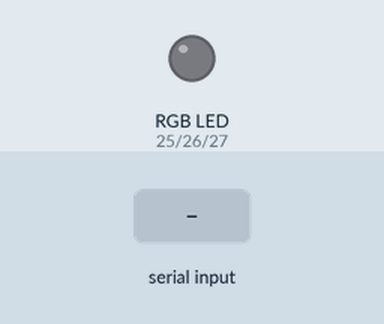
Bench run of a sketch on a simulated ESP32. Shown: an RGB LED mixed from three pins (HIGH = lit). The inputs (shaded band) are chosen by the test bench. Dim RGB values are drawn brighter than linear; WiFi joins after 1.5 s; servers stay silent unless stated; what the sketch prints to the serial monitor is not drawn.

Above: at 3.0 s.
3.1 s: "90,45,200\n" received over Serial
At 4.2 s:
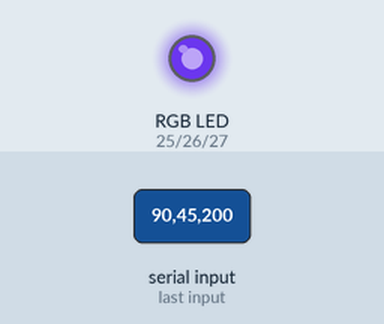
4.6 s: "30,150,10\n" received over Serial
At 5.4 s:
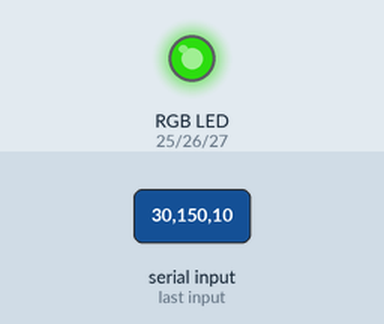
6.1 s: "1,90,45\n" received over Serial
At 6.5 s:
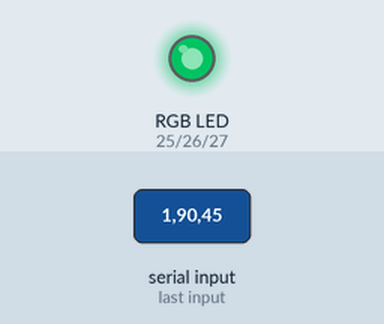
Timing chart, 0 to 9.1 s (numbered marks = the images above; inputs shaded):
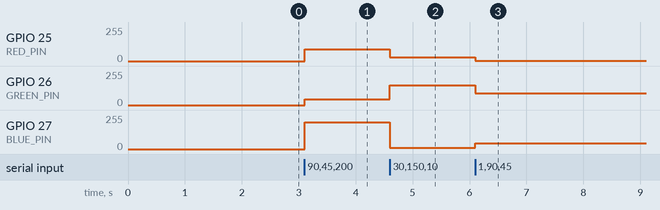

The sketch:

project_iot.ino
```cpp
/************ BLYNK INFO ************/
#define BLYNK_TEMPLATE_ID "TMPL2zE5AK6u2"
#define BLYNK_TEMPLATE_NAME "Led"
#define BLYNK_AUTH_TOKEN "gCfXwyjfFcl5FQDOb-YUE8AgBCbLV0zT"
#define BLYNK_PRINT Serial

#include <WiFi.h>
#include <BlynkSimpleEsp32.h>

/************ WIFI ************/
char ssid[] = "Bassel";            // your WiFi SSID
char pass[] = "bassel2003";     // your WiFi password

/************ RGB PINS ************/
const int RED_PIN   = 25;
const int GREEN_PIN = 26;
const int BLUE_PIN  = 27;

/************ SYSTEM STATES ************/
bool systemOn = true;     // V0
bool autoMode = true;     // V4

int rManual = 0;
int gManual = 0;
int bManual = 0;

/************ FUNCTIONS ************/
void setColor(int r, int g, int b) {
  r = constrain(r, 0, 255);
  g = constrain(g, 0, 255);
  b = constrain(b, 0, 255);

  analogWrite(RED_PIN,   r);
  analogWrite(GREEN_PIN, g);
  analogWrite(BLUE_PIN,  b);
}

/************ BLYNK WRITE FUNCTIONS ************/
BLYNK_WRITE(V0) {   // Power ON / OFF
  systemOn = param.asInt();
  if (!systemOn) {
    setColor(0, 0, 0);
  }
}

BLYNK_WRITE(V4) {   // Auto / Manual
  autoMode = param.asInt();
}

BLYNK_WRITE(V1) { rManual = param.asInt(); }
BLYNK_WRITE(V2) { gManual = param.asInt(); }
BLYNK_WRITE(V3) { bManual = param.asInt(); }

/************ SETUP ************/
void setup() {
  Serial.begin(115200);

  pinMode(RED_PIN,   OUTPUT);
  pinMode(GREEN_PIN, OUTPUT);
  pinMode(BLUE_PIN,  OUTPUT);

  setColor(0, 0, 0);

  Blynk.begin(BLYNK_AUTH_TOKEN, ssid, pass);

  Serial.println("ESP32 RGB + Blynk Ready");
}

/************ LOOP ************/
void loop() {
  Blynk.run();

  // 🔹 AUTO MODE (Python → Serial)
  if (systemOn && autoMode && Serial.available()) {
    String line = Serial.readStringUntil('\n');
    line.trim();

    int c1 = line.indexOf(',');
    int c2 = line.indexOf(',', c1 + 1);
    if (c1 == -1 || c2 == -1) return;

    int r = line.substring(0, c1).toInt();
    int g = line.substring(c1 + 1, c2).toInt();
    int b = line.substring(c2 + 1).toInt();

    setColor(r, g, b);
  }

  // 🔹 MANUAL MODE (Blynk RGB)
  if (systemOn && !autoMode) {
    setColor(rManual, gManual, bManual);
  }
}
```

Measured:
- after the input at 3.1 s, GPIO 25 (RED_PIN): 0/255 → 90/255 at once; GPIO 26 (GREEN_PIN): 0/255 → 45/255 at once; GPIO 27 (BLUE_PIN): 0/255 → 200/255 at once
- after the input at 4.6 s, GPIO 25 (RED_PIN): 90/255 → 30/255 at once; GPIO 26 (GREEN_PIN): 45/255 → 150/255 at once; GPIO 27 (BLUE_PIN): 200/255 → 10/255 at once
- after the input at 6.1 s, GPIO 25 (RED_PIN): 30/255 → 1/255 at once; GPIO 26 (GREEN_PIN): 150/255 → 90/255 at once; GPIO 27 (BLUE_PIN): 10/255 → 45/255 at once
